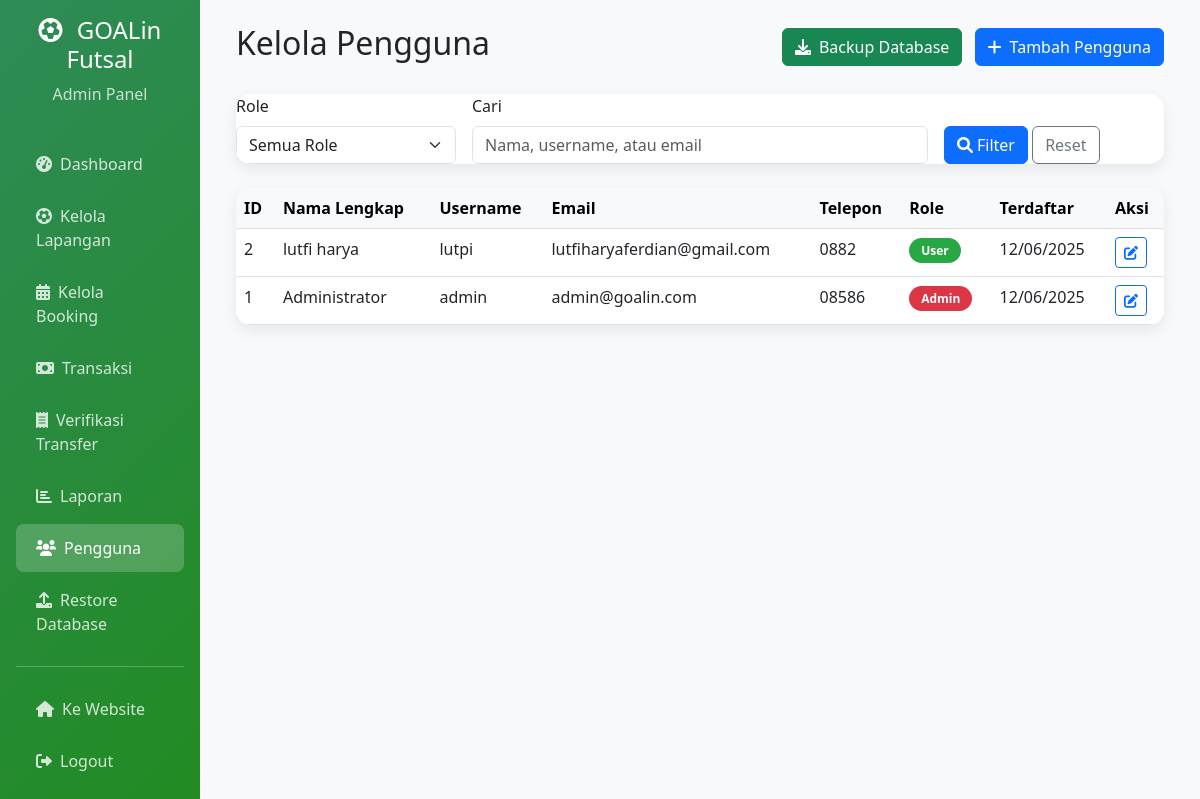
The page /admin/users.php (signed in) on the database its author committed.
### tables this page shows
CREATE TABLE `users` (
  `id` int NOT NULL AUTO_INCREMENT,
  `username` varchar(50) NOT NULL,
  `email` varchar(100) NOT NULL,
  `password` varchar(255) NOT NULL,
  `full_name` varchar(100) NOT NULL,
  `phone` varchar(20) DEFAULT NULL,
  `role` enum('user','admin') DEFAULT 'user',
  `created_at` timestamp NULL DEFAULT CURRENT_TIMESTAMP,
  `updated_at` timestamp NULL DEFAULT CURRENT_TIMESTAMP ON UPDATE CURRENT_TIMESTAMP,
  PRIMARY KEY (`id`),
  UNIQUE KEY `username` (`username`),
  UNIQUE KEY `email` (`email`)
);

### config/config.php (called while the page is built, shortened)
<?php
function formatDate($date) {
    return date('d/m/Y', strtotime($date));
}
?>

### admin/users.php (the view, shortened to what this page needs)
<?php
require_once '../config/config.php';
$database = new Database();
$db = $database->getConnection();
$search = isset($_GET['search']) ? trim($_GET['search']) : '';
$params = [];
$where_clause = '';
$query = "SELECT * FROM users $where_clause ORDER BY created_at DESC";
$stmt = $db->prepare($query);
$stmt->execute($params);
$users = $stmt->fetchAll(PDO::FETCH_ASSOC);
?>
<!DOCTYPE html>
<html lang="id">
<head>
    <link href="https://cdn.jsdelivr.net/npm/bootstrap@5.3.0/dist/css/bootstrap.min.css" rel="stylesheet">
    <link href="https://cdnjs.cloudflare.com/ajax/libs/font-awesome/6.0.0/css/all.min.css" rel="stylesheet">
</head>
<body>
    <div class="container-fluid">
        <div class="row">
            <div class="col-md-3 col-lg-2 px-0">
                <div class="sidebar">
                    <div class="p-3">
                        <h4 class="text-center">
                            <i class="fas fa-futbol me-2"></i>
                            <?php echo SITE_NAME; ?>
                        </h4>
                        <p class="text-center mb-0 opacity-75">Admin Panel</p>
                    </div>
                    <nav class="nav flex-column p-3">
                        <a class="nav-link" href="index.php">
                            <i class="fas fa-tachometer-alt me-2"></i>Dashboard
                        </a>
                        <a class="nav-link" href="fields.php">
                            <i class="fas fa-futbol me-2"></i>Kelola Lapangan
                        </a>
                        <a class="nav-link" href="bookings.php">
                            <i class="fas fa-calendar-alt me-2"></i>Kelola Booking
                        </a>
                        <a class="nav-link" href="transactions.php">
                            <i class="fas fa-money-bill me-2"></i>Transaksi
                        </a>
                        <a class="nav-link" href="payment-proofs.php">
                            <i class="fas fa-receipt me-2"></i>Verifikasi Transfer
                        </a>
                        <a class="nav-link" href="reports.php">
                            <i class="fas fa-chart-bar me-2"></i>Laporan
                        </a>
                        <a class="nav-link active" href="users.php">
                            <i class="fas fa-users me-2"></i>Pengguna
                        </a>
                        <a class="nav-link" href="restore.php">
                            <i class="fas fa-upload me-2"></i>Restore Database
                        </a>
                        <hr class="my-3">
                        <a class="nav-link" href="../index.php">
                            <i class="fas fa-home me-2"></i>Ke Website
                        </a>
                        <a class="nav-link" href="../logout.php">
                            <i class="fas fa-sign-out-alt me-2"></i>Logout
                        </a>
                    </nav>
                </div>
            </div>
            <div class="col-md-9 col-lg-10">
                <div class="p-4">
                    <div class="d-flex justify-content-between align-items-center mb-4">
                        <h2>Kelola Pengguna</h2>
                        <div>
                            <button class="btn btn-success me-2" onclick="backupDatabase()">
                                <i class="fas fa-download me-2"></i>Backup Database
                            </button>
                            <button class="btn btn-primary" data-bs-toggle="modal" data-bs-target="#addUserModal">
                                <i class="fas fa-plus me-2"></i>Tambah Pengguna
                            </button>
                        </div>
                    </div>
                    <div class="table-card mb-4">
                        <div class="card-body">
                            <form method="GET" class="row g-3">
                                <div class="col-md-3">
                                    <label for="role" class="form-label">Role</label>
                                    <select class="form-select" id="role" name="role">
                                        <option value="">Semua Role</option>
                                    </select>
                                </div>
                                <div class="col-md-6">
                                    <label for="search" class="form-label">Cari</label>
                                    <input type="text" class="form-control" id="search" name="search"
                                           placeholder="Nama, username, atau email" value="<?php echo htmlspecialchars($search); ?>">
                                </div>
                                <div class="col-md-3">
                                    <label class="form-label">&nbsp;</label>
                                    <div>
                                        <button type="submit" class="btn btn-primary">
                                            <i class="fas fa-search me-1"></i>Filter
                                        </button>
                                        <a href="users.php" class="btn btn-outline-secondary">Reset</a>
                                    </div>
                                </div>
                            </form>
                        </div>
                    </div>
                    <div class="table-card">
                        <div class="table-responsive">
                            <table class="table table-hover mb-0">
                                <thead class="table-light">
                                    <tr>
                                        <th>ID</th>
                                        <th>Nama Lengkap</th>
                                        <th>Username</th>
                                        <th>Email</th>
                                        <th>Telepon</th>
                                        <th>Role</th>
                                        <th>Terdaftar</th>
                                        <th>Aksi</th>
                                    </tr>
                                </thead>
                                <tbody>
                                    <?php if (empty($users)): ?>
                                        <tr>
                                            <td colspan="8" class="text-center py-4">
                                                <i class="fas fa-users fa-3x text-muted mb-3"></i>
                                                <p class="text-muted">Tidak ada pengguna ditemukan</p>
                                            </td>
                                        </tr>
                                    <?php else: ?>
                                        <?php foreach ($users as $user): ?>
                                            <tr>
                                                <td><?php echo $user['id']; ?></td>
                                                <td><?php echo htmlspecialchars($user['full_name']); ?></td>
                                                <td><?php echo htmlspecialchars($user['username']); ?></td>
                                                <td><?php echo htmlspecialchars($user['email']); ?></td>
                                                <td><?php echo htmlspecialchars($user['phone'] ?: '-'); ?></td>
                                                <td>
                                                    <span class="role-badge role-<?php echo $user['role']; ?>">
                                                        <?php echo ucfirst($user['role']); ?>
                                                    </span>
                                                </td>
                                                <td><?php echo formatDate($user['created_at']); ?></td>
                                                <td>
                                                    <button class="btn btn-sm btn-outline-primary"
                                                            onclick="editUser(<?php echo htmlspecialchars(json_encode($user)); ?>)">
                                                        <i class="fas fa-edit"></i>
                                                    </button>
                                                </td>
                                            </tr>
                                        <?php endforeach; ?>
                                    <?php endif; ?>
                                </tbody>
                            </table>
                        </div>
                    </div>
                </div>
            </div>
        </div>
    </div>
</body>
</html>

### admin/users.php (style rules this page uses)
body { background: #f8f9fa; }
.sidebar { background: linear-gradient(135deg, #2E8B57 0%, #228B22 100%); min-height: 100vh; color: white; }
.sidebar .nav-link { color: rgba(255,255,255,0.8); padding: 12px 20px; border-radius: 8px; margin: 2px 0; transition: all 0.3s ease; }
.sidebar .nav-link.active { background: rgba(255,255,255,0.2); color: white; }
.table-card { background: white; border-radius: 15px; box-shadow: 0 5px 15px rgba(0,0,0,0.08); overflow: hidden; }
.role-badge { padding: 4px 12px; border-radius: 20px; font-size: 0.75rem; font-weight: 600; }
.role-admin { background: #dc3545; color: white; }
.role-user { background: #28a745; color: white; }

### rows shown on the page
users: id "2", full_name "lutfi harya", username "lutpi", email "lutfiharyaferdian@gmail.com", phone "0882", role "User", created_at "12/06/2025"
users: id "1", full_name "Administrator", username "admin", email "admin@goalin.com", phone "08586", role "Admin", created_at "12/06/2025"

### other values the page prints
SITE_NAME "GOALin Futsal"
